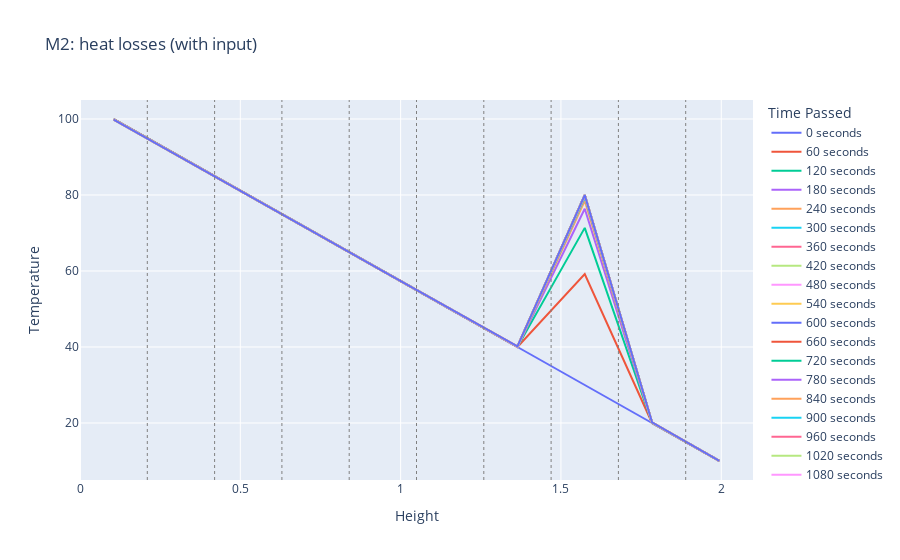
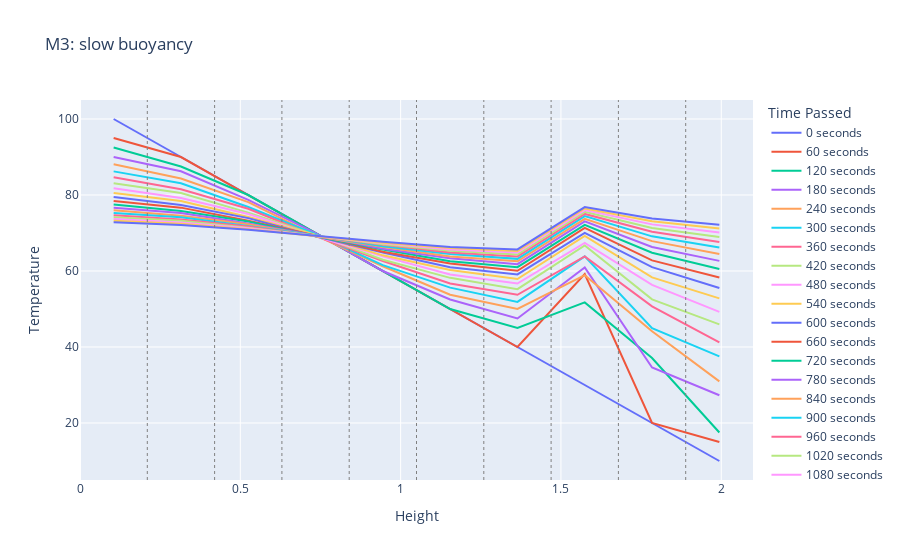
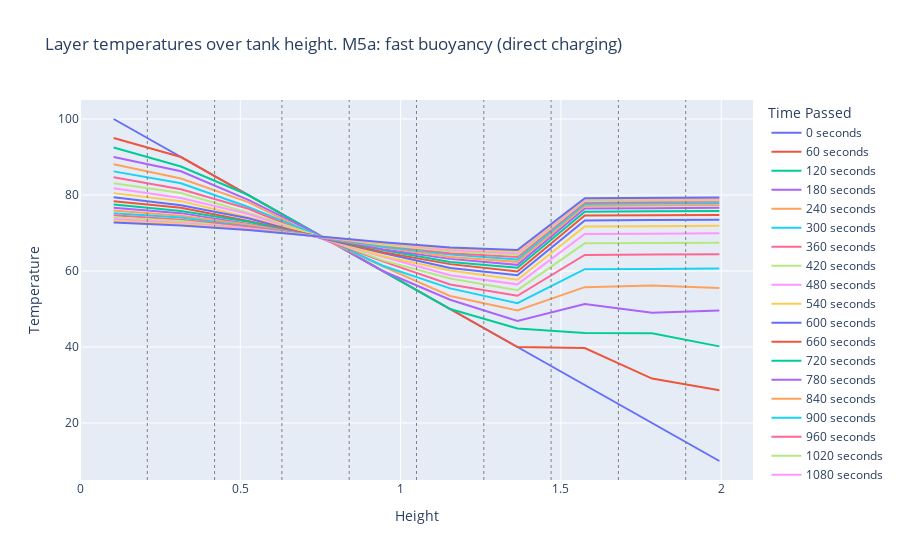
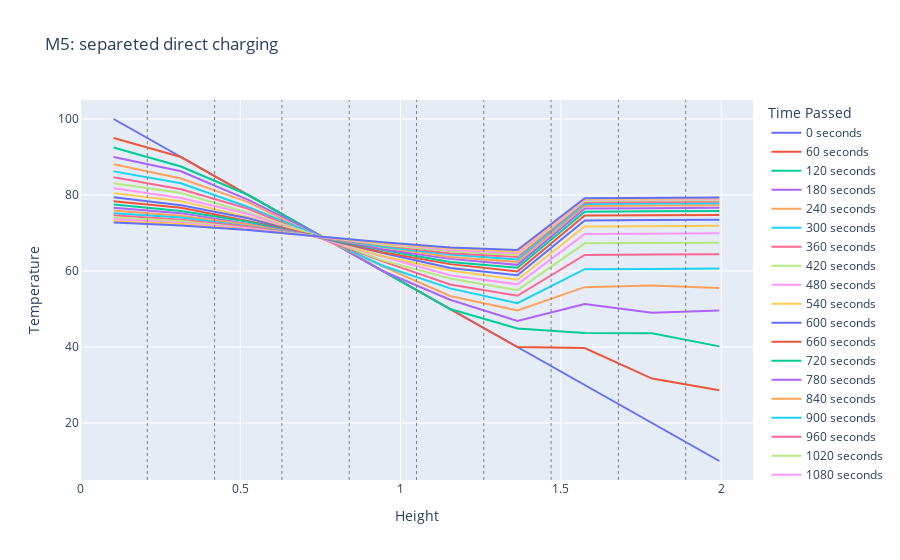

The code cell stored with these charts, in order, in its notebook:
### Markdown cell above
#### Model 5: inlcude direct heating (streams)

### Code cell
# MODEL 2 - heat losses (with inputs)
tank_vector2 = HeatDistributionVector_model2(alpha, beta_i, beta_bottom, beta_top, lambda_i, phi_i, z, T_a, T_zero, dt, Qdot, mdot, Tm)
stability2 = tank_vector2.stability_check()
if (stability2 == 0):
    # Solve for the temperatures
    final_temperature2, results2 = tank_vector2.vector_solve(num_steps)
    # Plot the results
    plot_results_height(results2, tank_vector2.heights, dt, z, dz, "M2: heat losses (with input)")
    #plot_results_time(results2, dt, "Temperature development of each layer over time. M2: heat losses (with input)")


# MODEL 3 - slow buoy (inputs)
tank_vector3 = HeatDistributionVector_model3(alpha, beta_i, beta_bottom, beta_top, lambda_i, phi_i, z, T_a, T_zero, dt, Qdot, mdot, Tm)
stability3 = tank_vector3.stability_check()
if (stability3 == 0):
    # Solve for the temperatures
    final_temperature3, results3 = tank_vector3.vector_solve(num_steps)
    # Plot the results
    plot_results_height(results3, tank_vector3.heights, dt, z, dz, "M3: slow buoyancy")
    #plot_results_time(results3, dt, "Temperature development of each layer over time. M3: slow buoyancy")
    
# MODEL 5a - fast buoy (mdot - only direct charging)

tank_vector5a = HeatDistributionVector_model5a(alpha, beta_i, beta_bottom, beta_top, lambda_i, phi_i, z, T_a, T_zero, dt, Qdot, mdot, Tm)
stability5a = tank_vector5a.stability_check()
if (stability5a == 0):
    # Solve for the temperatures
    final_temperature5a, results5a = tank_vector5a.vector_solve(num_steps)
    # Plot the results
    plot_results_height(results5a, tank_vector5a.heights, dt, z, dz, "Layer temperatures over tank height. M5a: fast buoyancy (direct charging)")
    #plot_results_time(results4, dt, "M4: fast buoyancy (only indirect charging), Temperature development of each layer over time.)")



# MODEL 5b - fast buoy (mdot - separated)
tank_vector5b = HeatDistributionVector_model5b(alpha, beta_i, beta_bottom, beta_top, lambda_i, phi_i, z, T_a, T_zero, dt, Qdot, mdot, Tm)
stability5b = tank_vector5b.stability_check()
if (stability5b == 0):
    # Solve for the temperatures
    final_temperature5b, results5b = tank_vector5b.vector_solve(num_steps)
    # Plot the results
    plot_results_height(results5b, tank_vector5b.heights, dt, z, dz, "M5: separeted direct charging")
    #plot_results_time(results4, dt, "M4: fast buoyancy (only indirect charging), Temperature development of each layer over time.)")


# MODEL 5 - fast buoy (mdot - integrated)
tank_vector5 = HeatDistributionVector_model5(alpha, beta_i, beta_bottom, beta_top, lambda_i, phi_i, z, T_a, T_zero, dt, Qdot, mdot, Tm)
stability5 = tank_vector5.stability_check()
if (stability5 == 0):
    # Solve for the temperatures
    final_temperature5, results5 = tank_vector5.vector_solve(num_steps)
    # Plot the results
    plot_results_height(results5, tank_vector5.heights, dt, z, dz, "Layer temperatures over tank height. M5: integrated direct charging")
    #plot_results_time(results4, dt, "M4: fast buoyancy (only indirect charging), Temperature development of each layer over time.)")

### Figure 1 — Plotly figure (JSON) as saved in the notebook; plotly's stock layout.template omitted (floating-point values rounded to 4 significant figures)
{"data": [{"mode": "lines", "name": "0 seconds", "type": "scatter", "x": [0.105, 0.3149, 0.5248, 0.7347, 0.9446, 1.154, 1.364, 1.574, 1.784, 1.994], "y": [100, 90, 80, 70, 60, 50, 40, 30, 20, 10]}, {"mode": "lines", "name": "60 seconds", "type": "scatter", "x": [0.105, 0.3149, 0.5248, 0.7347, 0.9446, 1.154, 1.364, 1.574, 1.784, 1.994], "y": [99.99, 90.0, 80.0, 70.0, 60.0, 50.0, 40.0, 59.22, 20.0, 10.0]}, {"mode": "lines", "name": "120 seconds", "type": "scatter", "x": [0.105, 0.3149, 0.5248, 0.7347, 0.9446, 1.154, 1.364, 1.574, 1.784, 1.994], "y": [99.98, 89.99, 79.99, 69.99, 60.0, 50.0, 40.0, 71.35, 20.0, 10.0]}, {"mode": "lines", "name": "180 seconds", "type": "scatter", "x": [0.105, 0.3149, 0.5248, 0.7347, 0.9446, 1.154, 1.364, 1.574, 1.784, 1.994], "y": [99.97, 89.99, 79.99, 69.99, 59.99, 49.99, 40.01, 76.38, 20.01, 10.0]}, {"mode": "lines", "name": "240 seconds", "type": "scatter", "x": [0.105, 0.3149, 0.5248, 0.7347, 0.9446, 1.154, 1.364, 1.574, 1.784, 1.994], "y": [99.96, 89.99, 79.99, 69.99, 59.99, 49.99, 40.02, 78.48, 20.02, 10.01]}, {"mode": "lines", "name": "300 seconds", "type": "scatter", "x": [0.105, 0.3149, 0.5248, 0.7347, 0.9446, 1.154, 1.364, 1.574, 1.784, 1.994], "y": [99.95, 89.98, 79.99, 69.99, 59.99, 49.99, 40.03, 79.34, 20.03, 10.01]}, {"mode": "lines", "name": "360 seconds", "type": "scatter", "x": [0.105, 0.3149, 0.5248, 0.7347, 0.9446, 1.154, 1.364, 1.574, 1.784, 1.994], "y": [99.95, 89.98, 79.98, 69.98, 59.99, 49.99, 40.03, 79.7, 20.04, 10.01]}, {"mode": "lines", "name": "420 seconds", "type": "scatter", "x": [0.105, 0.3149, 0.5248, 0.7347, 0.9446, 1.154, 1.364, 1.574, 1.784, 1.994], "y": [99.94, 89.98, 79.98, 69.98, 59.98, 49.99, 40.04, 79.85, 20.05, 10.01]}, {"mode": "lines", "name": "480 seconds", "type": "scatter", "x": [0.105, 0.3149, 0.5248, 0.7347, 0.9446, 1.154, 1.364, 1.574, 1.784, 1.994], "y": [99.93, 89.97, 79.98, 69.98, 59.98, 49.99, 40.05, 79.92, 20.06, 10.01]}, {"mode": "lines", "name": "540 seconds", "type": "scatter", "x": [0.105, 0.3149, 0.5248, 0.7347, 0.9446, 1.154, 1.364, 1.574, 1.784, 1.994], "y": [99.92, 89.97, 79.97, 69.98, 59.98, 49.98, 40.06, 79.94, 20.07, 10.01]}, {"mode": "lines", "name": "600 seconds", "type": "scatter", "x": [0.105, 0.3149, 0.5248, 0.7347, 0.9446, 1.154, 1.364, 1.574, 1.784, 1.994], "y": [99.91, 89.97, 79.97, 69.97, 59.98, 49.98, 40.07, 79.95, 20.07, 10.01]}, {"mode": "lines", "name": "660 seconds", "type": "scatter", "x": [0.105, 0.3149, 0.5248, 0.7347, 0.9446, 1.154, 1.364, 1.574, 1.784, 1.994], "y": [99.9, 89.96, 79.97, 69.97, 59.98, 49.98, 40.08, 79.96, 20.08, 10.01]}, {"mode": "lines", "name": "720 seconds", "type": "scatter", "x": [0.105, 0.3149, 0.5248, 0.7347, 0.9446, 1.154, 1.364, 1.574, 1.784, 1.994], "y": [99.89, 89.96, 79.97, 69.97, 59.97, 49.98, 40.08, 79.96, 20.09, 10.02]}, {"mode": "lines", "name": "780 seconds", "type": "scatter", "x": [0.105, 0.3149, 0.5248, 0.7347, 0.9446, 1.154, 1.364, 1.574, 1.784, 1.994], "y": [99.88, 89.96, 79.96, 69.97, 59.97, 49.98, 40.09, 79.96, 20.1, 10.02]}, {"mode": "lines", "name": "840 seconds", "type": "scatter", "x": [0.105, 0.3149, 0.5248, 0.7347, 0.9446, 1.154, 1.364, 1.574, 1.784, 1.994], "y": [99.87, 89.95, 79.96, 69.96, 59.97, 49.97, 40.1, 79.96, 20.11, 10.02]}, {"mode": "lines", "name": "900 seconds", "type": "scatter", "x": [0.105, 0.3149, 0.5248, 0.7347, 0.9446, 1.154, 1.364, 1.574, 1.784, 1.994], "y": [99.86, 89.95, 79.96, 69.96, 59.97, 49.97, 40.11, 79.96, 20.12, 10.02]}, {"mode": "lines", "name": "960 seconds", "type": "scatter", "x": [0.105, 0.3149, 0.5248, 0.7347, 0.9446, 1.154, 1.364, 1.574, 1.784, 1.994], "y": [99.86, 89.95, 79.95, 69.96, 59.97, 49.97, 40.12, 79.96, 20.13, 10.02]}, {"mode": "lines", "name": "1020 seconds", "type": "scatter", "x": [0.105, 0.3149, 0.5248, 0.7347, 0.9446, 1.154, 1.364, 1.574, 1.784, 1.994], "y": [99.85, 89.94, 79.95, 69.96, 59.96, 49.97, 40.13, 79.96, 20.14, 10.02]}, {"mode": "lines", "name": "1080 seconds", "type": "scatter", "x": [0.105, 0.3149, 0.5248, 0.7347, 0.9446, 1.154, 1.364, 1.574, 1.784, 1.994], "y": [99.84, 89.94, 79.95, 69.95, 59.96, 49.97, 40.14, 79.96, 20.15, 10.02]}, {"mode": "lines", "name": "1140 seconds", "type": "scatter", "x": [0.105, 0.3149, 0.5248, 0.7347, 0.9446, 1.154, 1.364, 1.574, 1.784, 1.994], "y": [99.83, 89.94, 79.94, 69.95, 59.96, 49.97, 40.14, 79.96, 20.16, 10.02]}, {"mode": "lines", "name": "1200 seconds", "type": "scatter", "x": [0.105, 0.3149, 0.5248, 0.7347, 0.9446, 1.154, 1.364, 1.574, 1.784, 1.994], "y": [99.82, 89.93, 79.94, 69.95, 59.96, 49.96, 40.15, 79.96, 20.17, 10.03]}], "layout": {"legend": {"title": {"text": "Time Passed"}}, "shapes": [{"line": {"color": "grey", "dash": "dot", "width": 1}, "type": "line", "x0": 0.2099, "x1": 0.2099, "xref": "x", "y0": 0, "y1": 1, "yref": "paper"}, {"line": {"color": "grey", "dash": "dot", "width": 1}, "type": "line", "x0": 0.4198, "x1": 0.4198, "xref": "x", "y0": 0, "y1": 1, "yref": "paper"}, {"line": {"color": "grey", "dash": "dot", "width": 1}, "type": "line", "x0": 0.6297, "x1": 0.6297, "xref": "x", "y0": 0, "y1": 1, "yref": "paper"}, {"line": {"color": "grey", "dash": "dot", "width": 1}, "type": "line", "x0": 0.8396, "x1": 0.8396, "xref": "x", "y0": 0, "y1": 1, "yref": "paper"}, {"line": {"color": "grey", "dash": "dot", "width": 1}, "type": "line", "x0": 1.05, "x1": 1.05, "xref": "x", "y0": 0, "y1": 1, "yref": "paper"}, {"line": {"color": "grey", "dash": "dot", "width": 1}, "type": "line", "x0": 1.259, "x1": 1.259, "xref": "x", "y0": 0, "y1": 1, "yref": "paper"}, {"line": {"color": "grey", "dash": "dot", "width": 1}, "type": "line", "x0": 1.469, "x1": 1.469, "xref": "x", "y0": 0, "y1": 1, "yref": "paper"}, {"line": {"color": "grey", "dash": "dot", "width": 1}, "type": "line", "x0": 1.679, "x1": 1.679, "xref": "x", "y0": 0, "y1": 1, "yref": "paper"}, {"line": {"color": "grey", "dash": "dot", "width": 1}, "type": "line", "x0": 1.889, "x1": 1.889, "xref": "x", "y0": 0, "y1": 1, "yref": "paper"}], "title": {"text": "M2: heat losses (with input)"}, "xaxis": {"range": [0, 2.099], "title": {"text": "Height"}}, "yaxis": {"title": {"text": "Temperature"}}}}

### Figure 2 — Plotly figure (JSON) as saved in the notebook; plotly's stock layout.template omitted (floating-point values rounded to 4 significant figures)
{"data": [{"mode": "lines", "name": "0 seconds", "type": "scatter", "x": [0.105, 0.3149, 0.5248, 0.7347, 0.9446, 1.154, 1.364, 1.574, 1.784, 1.994], "y": [100, 90, 80, 70, 60, 50, 40, 30, 20, 10]}, {"mode": "lines", "name": "60 seconds", "type": "scatter", "x": [0.105, 0.3149, 0.5248, 0.7347, 0.9446, 1.154, 1.364, 1.574, 1.784, 1.994], "y": [94.99, 90.0, 80.0, 70.0, 60.0, 50.0, 40.0, 59.22, 20.0, 15.0]}, {"mode": "lines", "name": "120 seconds", "type": "scatter", "x": [0.105, 0.3149, 0.5248, 0.7347, 0.9446, 1.154, 1.364, 1.574, 1.784, 1.994], "y": [92.49, 87.49, 79.99, 69.99, 60.0, 50.0, 45.0, 51.74, 37.11, 17.5]}, {"mode": "lines", "name": "180 seconds", "type": "scatter", "x": [0.105, 0.3149, 0.5248, 0.7347, 0.9446, 1.154, 1.364, 1.574, 1.784, 1.994], "y": [89.98, 86.24, 78.74, 69.99, 59.99, 52.5, 47.5, 60.93, 34.62, 27.31]}, {"mode": "lines", "name": "240 seconds", "type": "scatter", "x": [0.105, 0.3149, 0.5248, 0.7347, 0.9446, 1.154, 1.364, 1.574, 1.784, 1.994], "y": [88.1, 84.36, 78.11, 69.36, 61.24, 53.75, 50.0, 58.91, 44.12, 30.96]}, {"mode": "lines", "name": "300 seconds", "type": "scatter", "x": [0.105, 0.3149, 0.5248, 0.7347, 0.9446, 1.154, 1.364, 1.574, 1.784, 1.994], "y": [86.22, 83.1, 76.86, 69.68, 61.55, 55.62, 51.87, 63.83, 44.93, 37.54]}, {"mode": "lines", "name": "360 seconds", "type": "scatter", "x": [0.105, 0.3149, 0.5248, 0.7347, 0.9446, 1.154, 1.364, 1.574, 1.784, 1.994], "y": [84.66, 81.54, 76.39, 69.2, 62.65, 56.71, 53.75, 63.82, 50.69, 41.24]}, {"mode": "lines", "name": "420 seconds", "type": "scatter", "x": [0.105, 0.3149, 0.5248, 0.7347, 0.9446, 1.154, 1.364, 1.574, 1.784, 1.994], "y": [83.09, 80.52, 75.37, 69.51, 62.95, 58.2, 55.23, 66.7, 52.53, 45.96]}, {"mode": "lines", "name": "480 seconds", "type": "scatter", "x": [0.105, 0.3149, 0.5248, 0.7347, 0.9446, 1.154, 1.364, 1.574, 1.784, 1.994], "y": [81.8, 79.22, 75.01, 69.16, 63.85, 59.09, 56.71, 67.38, 56.33, 49.24]}, {"mode": "lines", "name": "540 seconds", "type": "scatter", "x": [0.105, 0.3149, 0.5248, 0.7347, 0.9446, 1.154, 1.364, 1.574, 1.784, 1.994], "y": [80.5, 78.4, 74.19, 69.43, 64.12, 60.28, 57.9, 69.22, 58.31, 52.79]}, {"mode": "lines", "name": "600 seconds", "type": "scatter", "x": [0.105, 0.3149, 0.5248, 0.7347, 0.9446, 1.154, 1.364, 1.574, 1.784, 1.994], "y": [79.45, 77.34, 73.91, 69.15, 64.85, 61.01, 59.09, 70.06, 61.0, 55.55]}, {"mode": "lines", "name": "660 seconds", "type": "scatter", "x": [0.105, 0.3149, 0.5248, 0.7347, 0.9446, 1.154, 1.364, 1.574, 1.784, 1.994], "y": [78.39, 76.68, 73.24, 69.38, 65.08, 61.97, 60.05, 71.33, 62.8, 58.27]}, {"mode": "lines", "name": "720 seconds", "type": "scatter", "x": [0.105, 0.3149, 0.5248, 0.7347, 0.9446, 1.154, 1.364, 1.574, 1.784, 1.994], "y": [77.53, 75.81, 73.03, 69.16, 65.67, 62.56, 61.01, 72.12, 64.8, 60.53]}, {"mode": "lines", "name": "780 seconds", "type": "scatter", "x": [0.105, 0.3149, 0.5248, 0.7347, 0.9446, 1.154, 1.364, 1.574, 1.784, 1.994], "y": [76.66, 75.27, 72.48, 69.35, 65.86, 63.34, 61.79, 73.06, 66.33, 62.66]}, {"mode": "lines", "name": "840 seconds", "type": "scatter", "x": [0.105, 0.3149, 0.5248, 0.7347, 0.9446, 1.154, 1.364, 1.574, 1.784, 1.994], "y": [75.96, 74.57, 72.31, 69.17, 66.34, 63.82, 62.57, 73.74, 67.86, 64.49]}, {"mode": "lines", "name": "900 seconds", "type": "scatter", "x": [0.105, 0.3149, 0.5248, 0.7347, 0.9446, 1.154, 1.364, 1.574, 1.784, 1.994], "y": [75.26, 74.13, 71.87, 69.32, 66.49, 64.45, 63.19, 74.45, 69.11, 66.17]}, {"mode": "lines", "name": "960 seconds", "type": "scatter", "x": [0.105, 0.3149, 0.5248, 0.7347, 0.9446, 1.154, 1.364, 1.574, 1.784, 1.994], "y": [74.69, 73.56, 71.73, 69.18, 66.89, 64.84, 63.82, 75.02, 70.31, 67.64]}, {"mode": "lines", "name": "1020 seconds", "type": "scatter", "x": [0.105, 0.3149, 0.5248, 0.7347, 0.9446, 1.154, 1.364, 1.574, 1.784, 1.994], "y": [74.12, 73.21, 71.37, 69.3, 67.01, 65.35, 64.33, 75.57, 71.33, 68.97]}, {"mode": "lines", "name": "1080 seconds", "type": "scatter", "x": [0.105, 0.3149, 0.5248, 0.7347, 0.9446, 1.154, 1.364, 1.574, 1.784, 1.994], "y": [73.66, 72.74, 71.25, 69.18, 67.32, 65.67, 64.84, 76.03, 72.27, 70.14]}, {"mode": "lines", "name": "1140 seconds", "type": "scatter", "x": [0.105, 0.3149, 0.5248, 0.7347, 0.9446, 1.154, 1.364, 1.574, 1.784, 1.994], "y": [73.19, 72.45, 70.96, 69.29, 67.42, 66.08, 65.25, 76.46, 73.09, 71.2]}, {"mode": "lines", "name": "1200 seconds", "type": "scatter", "x": [0.105, 0.3149, 0.5248, 0.7347, 0.9446, 1.154, 1.364, 1.574, 1.784, 1.994], "y": [72.82, 72.07, 70.87, 69.19, 67.68, 66.34, 65.67, 76.84, 73.83, 72.14]}], "layout": {"legend": {"title": {"text": "Time Passed"}}, "shapes": [{"line": {"color": "grey", "dash": "dot", "width": 1}, "type": "line", "x0": 0.2099, "x1": 0.2099, "xref": "x", "y0": 0, "y1": 1, "yref": "paper"}, {"line": {"color": "grey", "dash": "dot", "width": 1}, "type": "line", "x0": 0.4198, "x1": 0.4198, "xref": "x", "y0": 0, "y1": 1, "yref": "paper"}, {"line": {"color": "grey", "dash": "dot", "width": 1}, "type": "line", "x0": 0.6297, "x1": 0.6297, "xref": "x", "y0": 0, "y1": 1, "yref": "paper"}, {"line": {"color": "grey", "dash": "dot", "width": 1}, "type": "line", "x0": 0.8396, "x1": 0.8396, "xref": "x", "y0": 0, "y1": 1, "yref": "paper"}, {"line": {"color": "grey", "dash": "dot", "width": 1}, "type": "line", "x0": 1.05, "x1": 1.05, "xref": "x", "y0": 0, "y1": 1, "yref": "paper"}, {"line": {"color": "grey", "dash": "dot", "width": 1}, "type": "line", "x0": 1.259, "x1": 1.259, "xref": "x", "y0": 0, "y1": 1, "yref": "paper"}, {"line": {"color": "grey", "dash": "dot", "width": 1}, "type": "line", "x0": 1.469, "x1": 1.469, "xref": "x", "y0": 0, "y1": 1, "yref": "paper"}, {"line": {"color": "grey", "dash": "dot", "width": 1}, "type": "line", "x0": 1.679, "x1": 1.679, "xref": "x", "y0": 0, "y1": 1, "yref": "paper"}, {"line": {"color": "grey", "dash": "dot", "width": 1}, "type": "line", "x0": 1.889, "x1": 1.889, "xref": "x", "y0": 0, "y1": 1, "yref": "paper"}], "title": {"text": "M3: slow buoyancy"}, "xaxis": {"range": [0, 2.099], "title": {"text": "Height"}}, "yaxis": {"title": {"text": "Temperature"}}}}

### Figure 3 — Plotly figure (JSON) as saved in the notebook; plotly's stock layout.template omitted (floating-point values rounded to 4 significant figures)
{"data": [{"mode": "lines", "name": "0 seconds", "type": "scatter", "x": [0.105, 0.3149, 0.5248, 0.7347, 0.9446, 1.154, 1.364, 1.574, 1.784, 1.994], "y": [100, 90, 80, 70, 60, 50, 40, 30, 20, 10]}, {"mode": "lines", "name": "60 seconds", "type": "scatter", "x": [0.105, 0.3149, 0.5248, 0.7347, 0.9446, 1.154, 1.364, 1.574, 1.784, 1.994], "y": [94.99, 90.0, 80.0, 70.0, 60.0, 50.0, 40.0, 39.74, 31.69, 28.64]}, {"mode": "lines", "name": "120 seconds", "type": "scatter", "x": [0.105, 0.3149, 0.5248, 0.7347, 0.9446, 1.154, 1.364, 1.574, 1.784, 1.994], "y": [92.49, 87.49, 79.99, 69.99, 60.0, 50.0, 44.86, 43.69, 43.6, 40.16]}, {"mode": "lines", "name": "180 seconds", "type": "scatter", "x": [0.105, 0.3149, 0.5248, 0.7347, 0.9446, 1.154, 1.364, 1.574, 1.784, 1.994], "y": [89.98, 86.24, 78.74, 69.99, 59.99, 52.43, 46.84, 51.29, 49.03, 49.64]}, {"mode": "lines", "name": "240 seconds", "type": "scatter", "x": [0.105, 0.3149, 0.5248, 0.7347, 0.9446, 1.154, 1.364, 1.574, 1.784, 1.994], "y": [88.1, 84.36, 78.11, 69.36, 61.21, 53.42, 49.63, 55.75, 56.19, 55.55]}, {"mode": "lines", "name": "300 seconds", "type": "scatter", "x": [0.105, 0.3149, 0.5248, 0.7347, 0.9446, 1.154, 1.364, 1.574, 1.784, 1.994], "y": [86.22, 83.1, 76.86, 69.66, 61.39, 55.42, 51.53, 60.47, 60.5, 60.63]}, {"mode": "lines", "name": "360 seconds", "type": "scatter", "x": [0.105, 0.3149, 0.5248, 0.7347, 0.9446, 1.154, 1.364, 1.574, 1.784, 1.994], "y": [84.66, 81.54, 76.38, 69.12, 62.54, 56.45, 53.47, 64.24, 64.31, 64.41]}, {"mode": "lines", "name": "420 seconds", "type": "scatter", "x": [0.105, 0.3149, 0.5248, 0.7347, 0.9446, 1.154, 1.364, 1.574, 1.784, 1.994], "y": [83.09, 80.51, 75.32, 69.46, 62.78, 58.0, 54.96, 67.29, 67.37, 67.46]}, {"mode": "lines", "name": "480 seconds", "type": "scatter", "x": [0.105, 0.3149, 0.5248, 0.7347, 0.9446, 1.154, 1.364, 1.574, 1.784, 1.994], "y": [81.79, 79.2, 74.98, 69.05, 63.73, 58.87, 56.49, 69.74, 69.83, 69.91]}, {"mode": "lines", "name": "540 seconds", "type": "scatter", "x": [0.105, 0.3149, 0.5248, 0.7347, 0.9446, 1.154, 1.364, 1.574, 1.784, 1.994], "y": [80.49, 78.38, 74.12, 69.35, 63.96, 60.11, 57.68, 71.72, 71.81, 71.89]}, {"mode": "lines", "name": "600 seconds", "type": "scatter", "x": [0.105, 0.3149, 0.5248, 0.7347, 0.9446, 1.154, 1.364, 1.574, 1.784, 1.994], "y": [79.43, 77.31, 73.87, 69.04, 64.73, 60.82, 58.89, 73.31, 73.4, 73.48]}, {"mode": "lines", "name": "660 seconds", "type": "scatter", "x": [0.105, 0.3149, 0.5248, 0.7347, 0.9446, 1.154, 1.364, 1.574, 1.784, 1.994], "y": [78.36, 76.65, 73.17, 69.29, 64.93, 61.81, 59.86, 74.59, 74.68, 74.77]}, {"mode": "lines", "name": "720 seconds", "type": "scatter", "x": [0.105, 0.3149, 0.5248, 0.7347, 0.9446, 1.154, 1.364, 1.574, 1.784, 1.994], "y": [77.5, 75.76, 72.97, 69.05, 65.55, 62.39, 60.83, 75.62, 75.71, 75.8]}, {"mode": "lines", "name": "780 seconds", "type": "scatter", "x": [0.105, 0.3149, 0.5248, 0.7347, 0.9446, 1.154, 1.364, 1.574, 1.784, 1.994], "y": [76.62, 75.23, 72.4, 69.26, 65.72, 63.19, 61.61, 76.45, 76.54, 76.63]}, {"mode": "lines", "name": "840 seconds", "type": "scatter", "x": [0.105, 0.3149, 0.5248, 0.7347, 0.9446, 1.154, 1.364, 1.574, 1.784, 1.994], "y": [75.92, 74.51, 72.24, 69.06, 66.22, 63.66, 62.4, 77.12, 77.21, 77.3]}, {"mode": "lines", "name": "900 seconds", "type": "scatter", "x": [0.105, 0.3149, 0.5248, 0.7347, 0.9446, 1.154, 1.364, 1.574, 1.784, 1.994], "y": [75.21, 74.08, 71.78, 69.23, 66.36, 64.31, 63.03, 77.66, 77.75, 77.84]}, {"mode": "lines", "name": "960 seconds", "type": "scatter", "x": [0.105, 0.3149, 0.5248, 0.7347, 0.9446, 1.154, 1.364, 1.574, 1.784, 1.994], "y": [74.64, 73.49, 71.65, 69.07, 66.77, 64.69, 63.67, 78.09, 78.19, 78.27]}, {"mode": "lines", "name": "1020 seconds", "type": "scatter", "x": [0.105, 0.3149, 0.5248, 0.7347, 0.9446, 1.154, 1.364, 1.574, 1.784, 1.994], "y": [74.06, 73.14, 71.28, 69.21, 66.88, 65.22, 64.18, 78.44, 78.53, 78.62]}, {"mode": "lines", "name": "1080 seconds", "type": "scatter", "x": [0.105, 0.3149, 0.5248, 0.7347, 0.9446, 1.154, 1.364, 1.574, 1.784, 1.994], "y": [73.6, 72.67, 71.17, 69.07, 67.21, 65.53, 64.7, 78.72, 78.82, 78.9]}, {"mode": "lines", "name": "1140 seconds", "type": "scatter", "x": [0.105, 0.3149, 0.5248, 0.7347, 0.9446, 1.154, 1.364, 1.574, 1.784, 1.994], "y": [73.12, 72.38, 70.87, 69.19, 67.3, 65.95, 65.11, 78.95, 79.04, 79.13]}, {"mode": "lines", "name": "1200 seconds", "type": "scatter", "x": [0.105, 0.3149, 0.5248, 0.7347, 0.9446, 1.154, 1.364, 1.574, 1.784, 1.994], "y": [72.75, 71.99, 70.78, 69.08, 67.57, 66.2, 65.53, 79.13, 79.22, 79.31]}], "layout": {"legend": {"title": {"text": "Time Passed"}}, "shapes": [{"line": {"color": "grey", "dash": "dot", "width": 1}, "type": "line", "x0": 0.2099, "x1": 0.2099, "xref": "x", "y0": 0, "y1": 1, "yref": "paper"}, {"line": {"color": "grey", "dash": "dot", "width": 1}, "type": "line", "x0": 0.4198, "x1": 0.4198, "xref": "x", "y0": 0, "y1": 1, "yref": "paper"}, {"line": {"color": "grey", "dash": "dot", "width": 1}, "type": "line", "x0": 0.6297, "x1": 0.6297, "xref": "x", "y0": 0, "y1": 1, "yref": "paper"}, {"line": {"color": "grey", "dash": "dot", "width": 1}, "type": "line", "x0": 0.8396, "x1": 0.8396, "xref": "x", "y0": 0, "y1": 1, "yref": "paper"}, {"line": {"color": "grey", "dash": "dot", "width": 1}, "type": "line", "x0": 1.05, "x1": 1.05, "xref": "x", "y0": 0, "y1": 1, "yref": "paper"}, {"line": {"color": "grey", "dash": "dot", "width": 1}, "type": "line", "x0": 1.259, "x1": 1.259, "xref": "x", "y0": 0, "y1": 1, "yref": "paper"}, {"line": {"color": "grey", "dash": "dot", "width": 1}, "type": "line", "x0": 1.469, "x1": 1.469, "xref": "x", "y0": 0, "y1": 1, "yref": "paper"}, {"line": {"color": "grey", "dash": "dot", "width": 1}, "type": "line", "x0": 1.679, "x1": 1.679, "xref": "x", "y0": 0, "y1": 1, "yref": "paper"}, {"line": {"color": "grey", "dash": "dot", "width": 1}, "type": "line", "x0": 1.889, "x1": 1.889, "xref": "x", "y0": 0, "y1": 1, "yref": "paper"}], "title": {"text": "Layer temperatures over tank height. M5a: fast buoyancy (direct charging)"}, "xaxis": {"range": [0, 2.099], "title": {"text": "Height"}}, "yaxis": {"title": {"text": "Temperature"}}}}

### Figure 4 — Plotly figure (JSON) as saved in the notebook; plotly's stock layout.template omitted (floating-point values rounded to 4 significant figures)
{"data": [{"mode": "lines", "name": "0 seconds", "type": "scatter", "x": [0.105, 0.3149, 0.5248, 0.7347, 0.9446, 1.154, 1.364, 1.574, 1.784, 1.994], "y": [100, 90, 80, 70, 60, 50, 40, 30, 20, 10]}, {"mode": "lines", "name": "60 seconds", "type": "scatter", "x": [0.105, 0.3149, 0.5248, 0.7347, 0.9446, 1.154, 1.364, 1.574, 1.784, 1.994], "y": [94.99, 90.0, 80.0, 70.0, 60.0, 50.0, 40.0, 39.74, 31.69, 28.64]}, {"mode": "lines", "name": "120 seconds", "type": "scatter", "x": [0.105, 0.3149, 0.5248, 0.7347, 0.9446, 1.154, 1.364, 1.574, 1.784, 1.994], "y": [92.49, 87.49, 79.99, 69.99, 60.0, 50.0, 44.86, 43.69, 43.6, 40.16]}, {"mode": "lines", "name": "180 seconds", "type": "scatter", "x": [0.105, 0.3149, 0.5248, 0.7347, 0.9446, 1.154, 1.364, 1.574, 1.784, 1.994], "y": [89.98, 86.24, 78.74, 69.99, 59.99, 52.43, 46.84, 51.29, 49.03, 49.64]}, {"mode": "lines", "name": "240 seconds", "type": "scatter", "x": [0.105, 0.3149, 0.5248, 0.7347, 0.9446, 1.154, 1.364, 1.574, 1.784, 1.994], "y": [88.1, 84.36, 78.11, 69.36, 61.21, 53.42, 49.63, 55.75, 56.19, 55.55]}, {"mode": "lines", "name": "300 seconds", "type": "scatter", "x": [0.105, 0.3149, 0.5248, 0.7347, 0.9446, 1.154, 1.364, 1.574, 1.784, 1.994], "y": [86.22, 83.1, 76.86, 69.66, 61.39, 55.42, 51.53, 60.47, 60.5, 60.63]}, {"mode": "lines", "name": "360 seconds", "type": "scatter", "x": [0.105, 0.3149, 0.5248, 0.7347, 0.9446, 1.154, 1.364, 1.574, 1.784, 1.994], "y": [84.66, 81.54, 76.38, 69.12, 62.54, 56.45, 53.47, 64.24, 64.31, 64.41]}, {"mode": "lines", "name": "420 seconds", "type": "scatter", "x": [0.105, 0.3149, 0.5248, 0.7347, 0.9446, 1.154, 1.364, 1.574, 1.784, 1.994], "y": [83.09, 80.51, 75.32, 69.46, 62.78, 58.0, 54.96, 67.29, 67.37, 67.46]}, {"mode": "lines", "name": "480 seconds", "type": "scatter", "x": [0.105, 0.3149, 0.5248, 0.7347, 0.9446, 1.154, 1.364, 1.574, 1.784, 1.994], "y": [81.79, 79.2, 74.98, 69.05, 63.73, 58.87, 56.49, 69.74, 69.83, 69.91]}, {"mode": "lines", "name": "540 seconds", "type": "scatter", "x": [0.105, 0.3149, 0.5248, 0.7347, 0.9446, 1.154, 1.364, 1.574, 1.784, 1.994], "y": [80.49, 78.38, 74.12, 69.35, 63.96, 60.11, 57.68, 71.72, 71.81, 71.89]}, {"mode": "lines", "name": "600 seconds", "type": "scatter", "x": [0.105, 0.3149, 0.5248, 0.7347, 0.9446, 1.154, 1.364, 1.574, 1.784, 1.994], "y": [79.43, 77.31, 73.87, 69.04, 64.73, 60.82, 58.89, 73.31, 73.4, 73.48]}, {"mode": "lines", "name": "660 seconds", "type": "scatter", "x": [0.105, 0.3149, 0.5248, 0.7347, 0.9446, 1.154, 1.364, 1.574, 1.784, 1.994], "y": [78.36, 76.65, 73.17, 69.29, 64.93, 61.81, 59.86, 74.59, 74.68, 74.77]}, {"mode": "lines", "name": "720 seconds", "type": "scatter", "x": [0.105, 0.3149, 0.5248, 0.7347, 0.9446, 1.154, 1.364, 1.574, 1.784, 1.994], "y": [77.5, 75.76, 72.97, 69.05, 65.55, 62.39, 60.83, 75.62, 75.71, 75.8]}, {"mode": "lines", "name": "780 seconds", "type": "scatter", "x": [0.105, 0.3149, 0.5248, 0.7347, 0.9446, 1.154, 1.364, 1.574, 1.784, 1.994], "y": [76.62, 75.23, 72.4, 69.26, 65.72, 63.19, 61.61, 76.45, 76.54, 76.63]}, {"mode": "lines", "name": "840 seconds", "type": "scatter", "x": [0.105, 0.3149, 0.5248, 0.7347, 0.9446, 1.154, 1.364, 1.574, 1.784, 1.994], "y": [75.92, 74.51, 72.24, 69.06, 66.22, 63.66, 62.4, 77.12, 77.21, 77.3]}, {"mode": "lines", "name": "900 seconds", "type": "scatter", "x": [0.105, 0.3149, 0.5248, 0.7347, 0.9446, 1.154, 1.364, 1.574, 1.784, 1.994], "y": [75.21, 74.08, 71.78, 69.23, 66.36, 64.31, 63.03, 77.66, 77.75, 77.84]}, {"mode": "lines", "name": "960 seconds", "type": "scatter", "x": [0.105, 0.3149, 0.5248, 0.7347, 0.9446, 1.154, 1.364, 1.574, 1.784, 1.994], "y": [74.64, 73.49, 71.65, 69.07, 66.77, 64.69, 63.67, 78.09, 78.19, 78.27]}, {"mode": "lines", "name": "1020 seconds", "type": "scatter", "x": [0.105, 0.3149, 0.5248, 0.7347, 0.9446, 1.154, 1.364, 1.574, 1.784, 1.994], "y": [74.06, 73.14, 71.28, 69.21, 66.88, 65.22, 64.18, 78.44, 78.53, 78.62]}, {"mode": "lines", "name": "1080 seconds", "type": "scatter", "x": [0.105, 0.3149, 0.5248, 0.7347, 0.9446, 1.154, 1.364, 1.574, 1.784, 1.994], "y": [73.6, 72.67, 71.17, 69.07, 67.21, 65.53, 64.7, 78.72, 78.82, 78.9]}, {"mode": "lines", "name": "1140 seconds", "type": "scatter", "x": [0.105, 0.3149, 0.5248, 0.7347, 0.9446, 1.154, 1.364, 1.574, 1.784, 1.994], "y": [73.12, 72.38, 70.87, 69.19, 67.3, 65.95, 65.11, 78.95, 79.04, 79.13]}, {"mode": "lines", "name": "1200 seconds", "type": "scatter", "x": [0.105, 0.3149, 0.5248, 0.7347, 0.9446, 1.154, 1.364, 1.574, 1.784, 1.994], "y": [72.75, 71.99, 70.78, 69.08, 67.57, 66.2, 65.53, 79.13, 79.22, 79.31]}], "layout": {"legend": {"title": {"text": "Time Passed"}}, "shapes": [{"line": {"color": "grey", "dash": "dot", "width": 1}, "type": "line", "x0": 0.2099, "x1": 0.2099, "xref": "x", "y0": 0, "y1": 1, "yref": "paper"}, {"line": {"color": "grey", "dash": "dot", "width": 1}, "type": "line", "x0": 0.4198, "x1": 0.4198, "xref": "x", "y0": 0, "y1": 1, "yref": "paper"}, {"line": {"color": "grey", "dash": "dot", "width": 1}, "type": "line", "x0": 0.6297, "x1": 0.6297, "xref": "x", "y0": 0, "y1": 1, "yref": "paper"}, {"line": {"color": "grey", "dash": "dot", "width": 1}, "type": "line", "x0": 0.8396, "x1": 0.8396, "xref": "x", "y0": 0, "y1": 1, "yref": "paper"}, {"line": {"color": "grey", "dash": "dot", "width": 1}, "type": "line", "x0": 1.05, "x1": 1.05, "xref": "x", "y0": 0, "y1": 1, "yref": "paper"}, {"line": {"color": "grey", "dash": "dot", "width": 1}, "type": "line", "x0": 1.259, "x1": 1.259, "xref": "x", "y0": 0, "y1": 1, "yref": "paper"}, {"line": {"color": "grey", "dash": "dot", "width": 1}, "type": "line", "x0": 1.469, "x1": 1.469, "xref": "x", "y0": 0, "y1": 1, "yref": "paper"}, {"line": {"color": "grey", "dash": "dot", "width": 1}, "type": "line", "x0": 1.679, "x1": 1.679, "xref": "x", "y0": 0, "y1": 1, "yref": "paper"}, {"line": {"color": "grey", "dash": "dot", "width": 1}, "type": "line", "x0": 1.889, "x1": 1.889, "xref": "x", "y0": 0, "y1": 1, "yref": "paper"}], "title": {"text": "M5: separeted direct charging"}, "xaxis": {"range": [0, 2.099], "title": {"text": "Height"}}, "yaxis": {"title": {"text": "Temperature"}}}}
